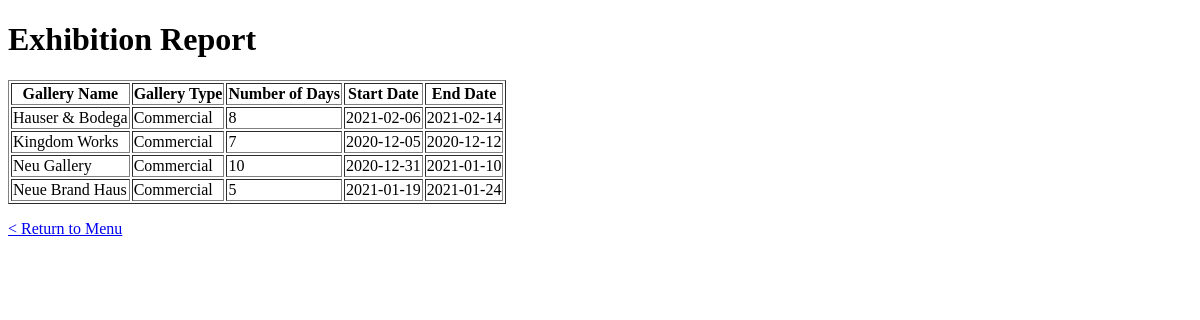
The app's page /rptexh with its own data.
### tables this page shows
CREATE TABLE exhibitionTable (
exhibitionID INTEGER PRIMARY KEY,
numDays INTEGER NOT NULL,
artistID INTEGER NOT NULL,
galleryID INTEGER NOT NULL,
startDate TEXT NOT NULL,
predictedSales REAL NOT NULL,
FOREIGN KEY (artistID)
REFERENCES artistTable (artistID),
FOREIGN KEY (galleryID)
REFERENCES galleryTable (galleryID)
);

CREATE TABLE galleryTable (
galleryID INTEGER PRIMARY KEY,
galleryName TEXT NOT NULL,
galleryTypeID INTEGER NOT NULL,
FOREIGN KEY (galleryTypeID)
REFERENCES galleryTypeTable (galleryTypeID)
);

CREATE TABLE galleryTypeTable (
galleryTypeID INTEGER PRIMARY KEY,
galleryType TEXT NOT NULL

);

### app.py (the view)
@app.route('/rptexh', methods=['GET'])
def rptexh():
    conn = sqlite3.connect('database.db')
    cursor = conn.cursor()
    cursor.execute(exhibitionsQuery)
    rowsTuple = cursor.fetchall()
    rows = [list(row) for row in rowsTuple]
    conn.close()
    for row in rows:
        parsedDate = datetime.strptime(row[3], "%Y-%m-%d")
        row[4] = parsedDate + timedelta(days=row[2])
        row[4] = str(str(row[4])[:-9])
    return render_template('rptexh.html', exhibitions=rows)

### templates/rptexh.html
{% extends 'base.html' %}
{% block main %}
    <h1>Exhibition Report</h1>
    <table border="1">
        <tr>
            <th>Gallery Name</th>
            <th>Gallery Type</th>
            <th>Number of Days</th>
            <th>Start Date</th>
            <th>End Date</th>
        </tr>
        {% for exhibition in exhibitions %}
            <tr>
                <td>{{ exhibition[0] }}</td>
                <td>{{ exhibition[1] }}</td>
                <td>{{ exhibition[2] }}</td>
                <td>{{ exhibition[3] }}</td>
                <td>{{ exhibition[4] }}</td>
            </tr>
        {% endfor %}
    </table>
    <p><a href="/">< Return to Menu</a></p>
{% endblock %}

### records on screen
exhibitionTable: galleryName "Hauser & Bodega", galleryType "Commercial", numDays "8", startDate "2021-02-06", startDate "2021-02-14"
exhibitionTable: galleryName "Kingdom Works", galleryType "Commercial", numDays "7", startDate "2020-12-05", startDate "2020-12-12"
exhibitionTable: galleryName "Neu Gallery", galleryType "Commercial", numDays "10", startDate "2020-12-31", exhibition "2021-01-10"
exhibitionTable: galleryName "Neue Brand Haus", galleryType "Commercial", numDays "5", startDate "2021-01-19", startDate "2021-01-24"
